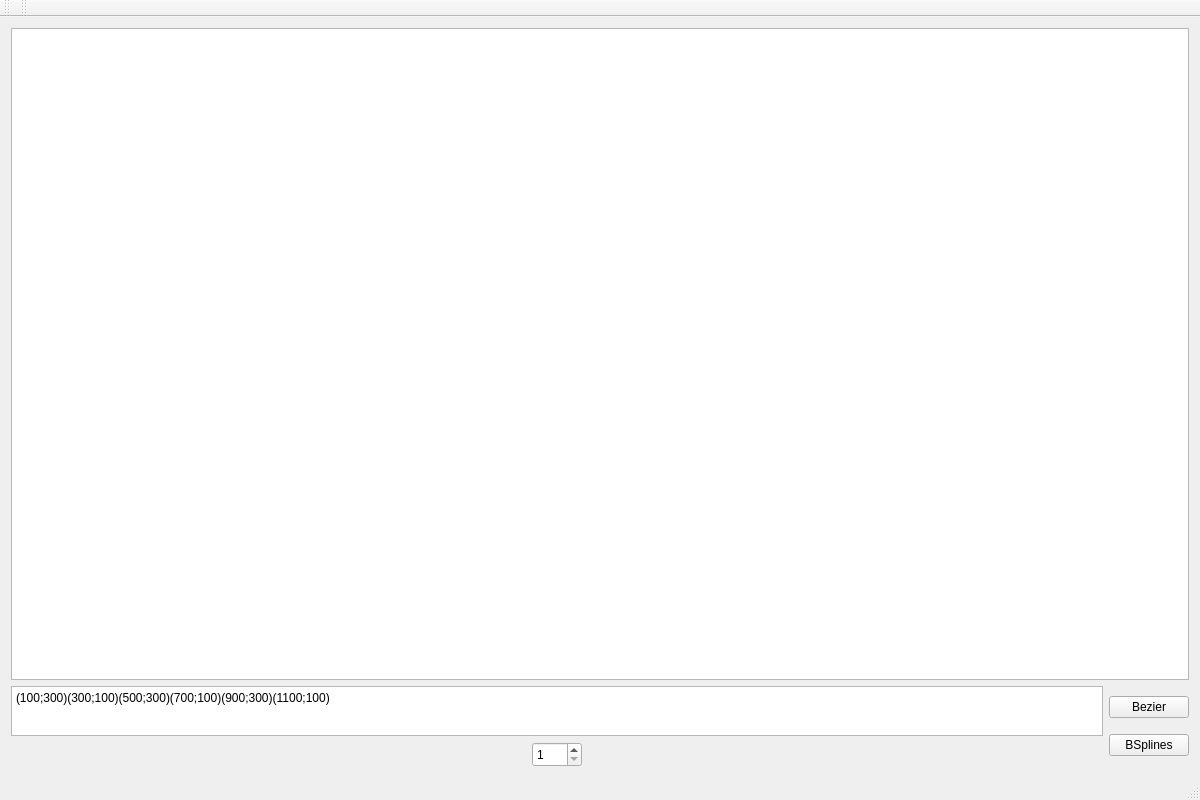
<?xml version="1.0" encoding="UTF-8"?>
<ui version="4.0">
 <class>MainWindow</class>
 <widget class="QMainWindow" name="MainWindow">
  <property name="geometry">
   <rect>
    <x>0</x>
    <y>0</y>
    <width>1200</width>
    <height>800</height>
   </rect>
  </property>
  <property name="windowTitle">
   <string>MainWindow</string>
  </property>
  <widget class="QWidget" name="centralWidget">
   <layout class="QVBoxLayout" name="verticalLayout_2">
    <item>
     <widget class="QGraphicsView" name="graphicsView">
      <property name="minimumSize">
       <size>
        <width>500</width>
        <height>400</height>
       </size>
      </property>
     </widget>
    </item>
    <item>
     <layout class="QHBoxLayout" name="horizontalLayout">
      <item>
       <layout class="QVBoxLayout" name="verticalLayout">
        <item>
         <widget class="QPlainTextEdit" name="zonePoints">
          <property name="maximumSize">
           <size>
            <width>1000000</width>
            <height>50</height>
           </size>
          </property>
          <property name="plainText">
           <string>(100;300)(300;100)(500;300)(700;100)(900;300)(1100;100)</string>
          </property>
         </widget>
        </item>
        <item>
         <layout class="QHBoxLayout" name="horizontalLayout_2">
          <item>
           <widget class="QSpinBox" name="spinBoxDegre">
            <property name="maximumSize">
             <size>
              <width>50</width>
              <height>25</height>
             </size>
            </property>
            <property name="minimum">
             <number>1</number>
            </property>
            <property name="maximum">
             <number>9</number>
            </property>
           </widget>
          </item>
         </layout>
        </item>
       </layout>
      </item>
      <item>
       <layout class="QVBoxLayout" name="zoneBoutons">
        <item>
         <widget class="QPushButton" name="Bezier">
          <property name="text">
           <string>Bezier</string>
          </property>
         </widget>
        </item>
        <item>
         <widget class="QPushButton" name="BSplines">
          <property name="text">
           <string>BSplines</string>
          </property>
         </widget>
        </item>
       </layout>
      </item>
     </layout>
    </item>
   </layout>
  </widget>
  <widget class="QMenuBar" name="menuBar">
   <property name="geometry">
    <rect>
     <x>0</x>
     <y>0</y>
     <width>1200</width>
     <height>20</height>
    </rect>
   </property>
  </widget>
  <widget class="QToolBar" name="mainToolBar">
   <attribute name="toolBarArea">
    <enum>TopToolBarArea</enum>
   </attribute>
   <attribute name="toolBarBreak">
    <bool>false</bool>
   </attribute>
  </widget>
  <widget class="QStatusBar" name="statusBar"/>
  <widget class="QToolBar" name="toolBar">
   <property name="windowTitle">
    <string>toolBar</string>
   </property>
   <attribute name="toolBarArea">
    <enum>TopToolBarArea</enum>
   </attribute>
   <attribute name="toolBarBreak">
    <bool>false</bool>
   </attribute>
  </widget>
 </widget>
 <layoutdefault spacing="6" margin="11"/>
 <resources/>
 <connections/>
</ui>
